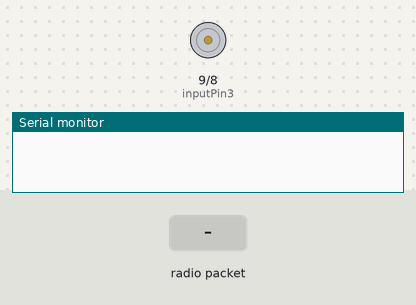
The sketch below on a simulated Arduino Uno, built with avr-gcc and run on an emulated ATmega328P. On the bench: motor-driver pin pairs drawn as motors (green arrow = first pin HIGH = forward, orange = second pin HIGH = backward, longer = more drive), the last lines printed to the serial monitor. The test bench sets the inputs (shaded band). No radio packets arrive unless stated.

Above: at 1.2 s.
1.3 s: radio packet "a" arrives
At 2.1 s:
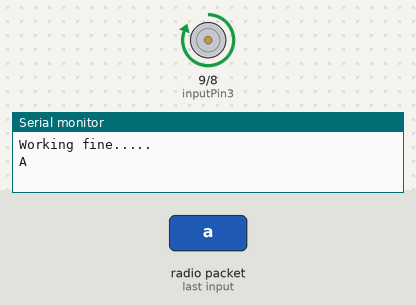
2.8 s: radio packet "b" arrives
At 3.2 s:
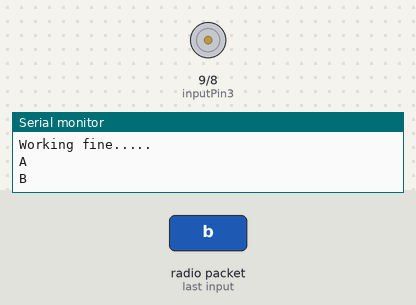
Timing chart, 0 to 5.8 s (numbered marks = the images above; inputs shaded):
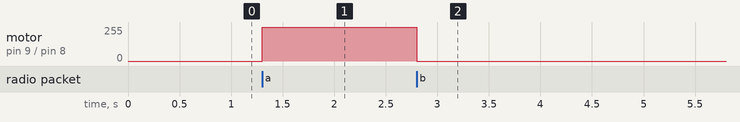

Measured:
- after the input at 1.3 s, motor on pin 9 (inputPin3) / pin 8 (inputPin4): stopped → forward 255/255 at once
- after the input at 2.8 s, motor on pin 9 (inputPin3) / pin 8 (inputPin4): forward 255/255 → stopped at once

The sketch:

rx.ino
```cpp
#include <VirtualWire.h>
//#define ledPin 13
const int inputPin3  = 9;   // Pin  7 of L293D IC
const int inputPin4  = 8;   // Pin  2 of L293D IC


void setup()
{
  Serial.begin(9600);
    vw_set_rx_pin(11);
    vw_setup(2000);
//    pinMode(ledPin, OUTPUT);
    vw_rx_start();
//
    pinMode(inputPin3, OUTPUT);
    pinMode(inputPin4, OUTPUT);
}

void loop()
{
    uint8_t buf[VW_MAX_MESSAGE_LEN];
    uint8_t buflen = VW_MAX_MESSAGE_LEN;

    if (vw_get_message(buf, &buflen))
    {
      if(buf[0]=='a')
      {
        Serial.println("Working fine.....");
//       digitalWrite(ledPin,HIGH);
//       delay(1000);
//       digitalWrite(ledPin,LOW);
//       delay(1000);
       digitalWrite(inputPin3, HIGH);
       digitalWrite(inputPin4, LOW);
       Serial.println("A");
      }
      else if(buf[0]== 'b'){
        Serial.println("B");
        digitalWrite(inputPin3, LOW);
        digitalWrite(inputPin4, LOW);
    }

    }
}
```
